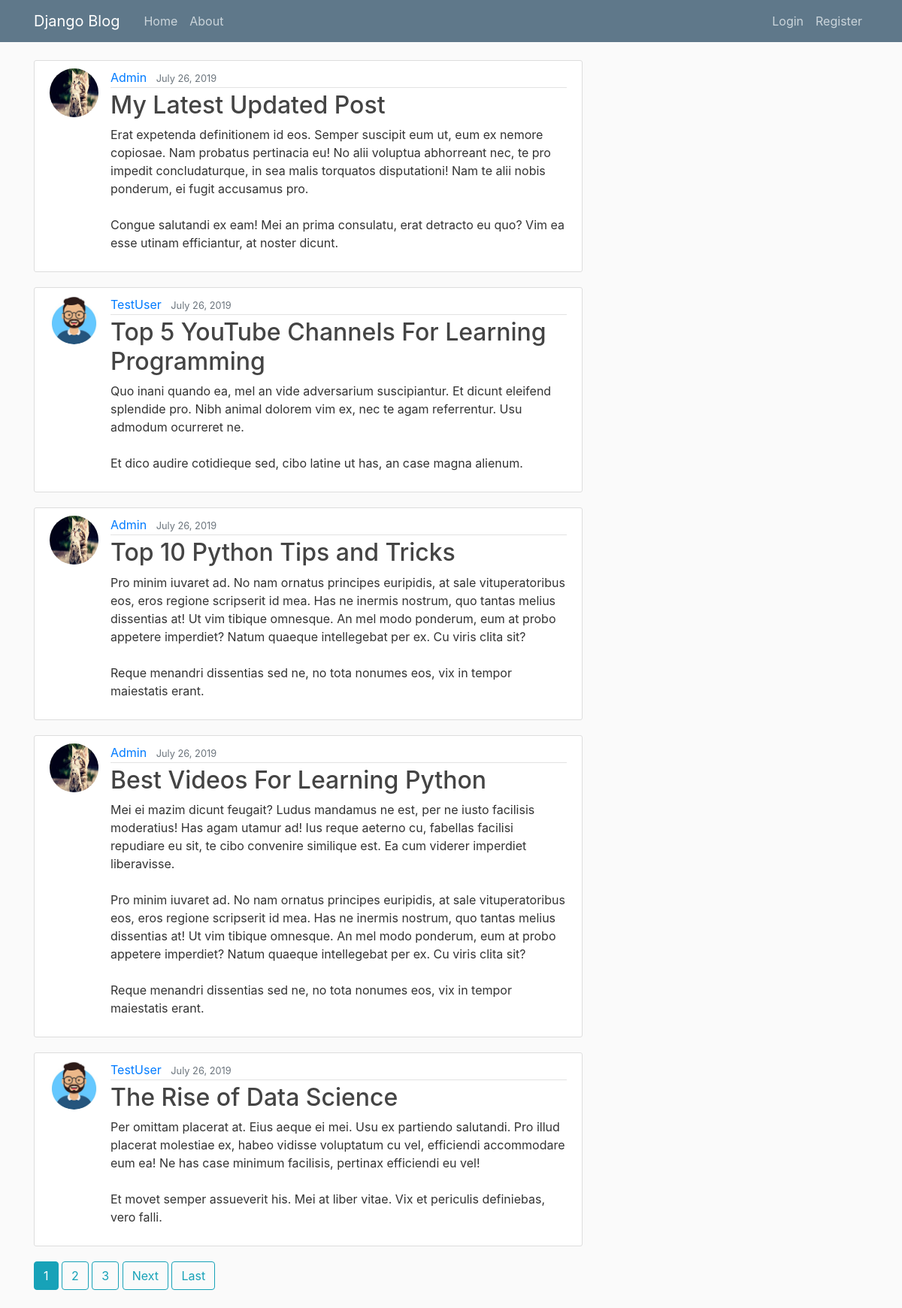
The page / on the database its author committed.
### blog/models.py (models this page shows, shortened)
class Post(models.Model):
    title = models.CharField(max_length =100)
    content = models.TextField()
    date_posted = models.DateTimeField(default=timezone.now)
    author = models.ForeignKey(User, on_delete=models.CASCADE)

### users/models.py (models this page shows, shortened)
class Profile(models.Model):
    user = models.OneToOneField(User, on_delete= models.CASCADE)
    image = models.ImageField(default = 'default.jpg', upload_to='profile_pics/')

### blog/views.py (the view)
# urls.py: path('', PostListView.as_view(), name='blog-home'),
class PostListView(ListView):
    model = Post
    template_name = 'blog/home.html'# <app(blog)>/<model(Post)_<viewtype(List)>.html
    context_object_name = 'posts'
    ordering = ['-date_posted']
    paginate_by = 5

### blog/templates/blog/home.html (shortened to what this page needs)
{% extends "blog/base.html" %}
{% block content %}
{% for post in posts %}
<article class="media content-section">
  <img class="rounded-circle article-img" src="{{ post.author.profile.image.url }}"">
  <div class=" media-body">
  <div class="article-metadata">
    <a class="mr-2" href="{% url 'user-posts' post.author.username %}">{{ post.author }}</a>
    <small class="text-muted">{{ post.date_posted|date:"F d, Y" }}</small>
  </div>
  <h2><a class="article-title" href="{% url 'post-detail' post.id %}">{{ post.title }}</a></h2>
  <p class="article-content">{{ post.content }}</p>
  </div>
</article>
{% endfor %}
{% if is_paginated %}
     {% for num in page_obj.paginator.page_range %}
       {% if page_obj.number == num %}
         <a class="btn btn-info mb-4" href="?page={{ num }}">{{ num }}</a>
       {% elif num > page_obj.number|add:'-3' and num < page_obj.number|add:'3' %}
         <a class="btn btn-outline-info mb-4" href="?page={{ num }}">{{ num }}</a>
       {% endif %}
     {% endfor %}
     {% if page_obj.has_next %}
       <a class="btn btn-outline-info mb-4" href="?page={{ page_obj.next_page_number }}">Next</a>
       <a class="btn btn-outline-info mb-4" href="?page={{ page_obj.paginator.num_pages }}">Last</a>
     {% endif %}
   {% endif %}
{% endblock content %}

### blog/templates/blog/base.html (shortened to what this page needs)
{% load static %}
<!DOCTYPE html>
<html lang="en" dir="ltr">
<head>
  <link rel="stylesheet" href="https://maxcdn.bootstrapcdn.com/bootstrap/4.0.0/css/bootstrap.min.css">
  <link rel="stylesheet" type="text/css" href="{% static 'blog/main.css'%}">
</head>
<body>
  <header class="site-header">
    <nav class="navbar navbar-expand-md navbar-dark bg-steel fixed-top">
      <div class="container">
        <a class="navbar-brand mr-4" href="{% url 'blog-home' %}">Django Blog</a>
        <div class="collapse navbar-collapse" id="navbarToggle">
          <div class="navbar-nav mr-auto">
            <a class="nav-item nav-link" href="{% url 'blog-home' %}">Home</a>
            <a class="nav-item nav-link" href="{% url 'blog-about' %}">About</a>
          </div>
          <div class="navbar-nav">
            {% if user.is_authenticated %}
            <a class="nav-item nav-link" href="{% url 'post-create'%}">New Post</a>
            <a class="nav-item nav-link" href="{% url 'profile'%}">Profile</a>
            <a class="nav-item nav-link" href="{% url 'logout'%}">Logout</a>
            {% else %}
            <a class="nav-item nav-link" href="{% url 'login'%}">Login</a>
            <a class="nav-item nav-link" href="{% url 'register'%}">Register</a>
            {% endif%}
          </div>
        </div>
      </div>
    </nav>
  </header>
  <main role="main" class="container">
    <div class="row">
      <div class="col-md-8">
        {% block content %}{% endblock %}
        </div>
      </div>
  </main>
</body>
</html>

### blog/static/blog/main.css (style rules this page uses)
body { background: #fafafa; color: #333333; margin-top: 5rem; }
h1, h2, h3, h4, h5, h6 { color: #444444; }
.bg-steel { background-color: #5f788a; }
.site-header .navbar-nav .nav-link { color: #cbd5db; }
.content-section { background: #ffffff; padding: 10px 20px; border: 1px solid #dddddd; border-radius: 3px; margin-bottom: 20px; }
.article-title { color: #444444; }
.article-content { white-space: pre-line; }
.article-img { height: 65px; width: 65px; margin-right: 16px; }
.article-metadata { padding-bottom: 1px; margin-bottom: 4px; border-bottom: 1px solid #e3e3e3 }

### rows shown on the page
Post: author.profile.image (picture), author "Admin", date_posted "July 26, 2019", title "My Latest Updated Post", content "Erat expetenda definitionem id eos. Semper suscipit eum ut, eum ex nemore copiosae. Nam probatus pertinacia eu! No alii voluptua abhorreant nec, te pro impedit concludaturque, in sea malis torquatos disputationi! Nam te alii nobis ponderum, ei fugit accusamus pro. Congue salutandi ex eam! Mei an prima consulatu, erat detracto eu quo? Vim ea esse utinam efficiantur, at noster dicunt."
Post: author.profile.image (placeholder picture), author "TestUser", date_posted "July 26, 2019", title "Top 5 YouTube Channels For Learning Programming", content "Quo inani quando ea, mel an vide adversarium suscipiantur. Et dicunt eleifend splendide pro. Nibh animal dolorem vim ex, nec te agam referrentur. Usu admodum ocurreret ne. Et dico audire cotidieque sed, cibo latine ut has, an case magna alienum."
Post: author.profile.image (picture), author "Admin", date_posted "July 26, 2019", title "Top 10 Python Tips and Tricks", content "Pro minim iuvaret ad. No nam ornatus principes euripidis, at sale vituperatoribus eos, eros regione scripserit id mea. Has ne inermis nostrum, quo tantas melius dissentias at! Ut vim tibique omnesque. An mel modo ponderum, eum at probo appetere imperdiet? Natum quaeque intellegebat per ex. Cu viris clita sit? Reque menandri dissentias sed ne, no tota nonumes eos, vix in tempor maiestatis erant."
Post: author.profile.image (picture), author "Admin", date_posted "July 26, 2019", title "Best Videos For Learning Python", content "Mei ei mazim dicunt feugait? Ludus mandamus ne est, per ne iusto facilisis moderatius! Has agam utamur ad! Ius reque aeterno cu, fabellas facilisi repudiare eu sit, te cibo convenire similique est. Ea cum viderer imperdiet liberavisse. Pro minim iuvaret ad. No nam ornatus principes euripidis, at sale vituperatoribus eos, eros regione scripserit id mea. Has ne inermis nostrum, quo tantas melius dissentias at! Ut vim tibique omnesque. An mel modo ponderum, eum at probo appetere imperdiet? Natum quaeque intellegebat per ex. Cu viris clita sit? Reque menandri dissentias sed ne, no tota nonumes eos, vix in tempor maiestatis erant."
Post: author.profile.image (placeholder picture), author "TestUser", date_posted "July 26, 2019", title "The Rise of Data Science", content "Per omittam placerat at. Eius aeque ei mei. Usu ex partiendo salutandi. Pro illud placerat molestiae ex, habeo vidisse voluptatum cu vel, efficiendi accommodare eum ea! Ne has case minimum facilisis, pertinax efficiendi eu vel! Et movet semper assueverit his. Mei at liber vitae. Vix et periculis definiebas, vero falli."

### other values the page prints
{{ num }} "1"
{{ num }} "2" "3"
